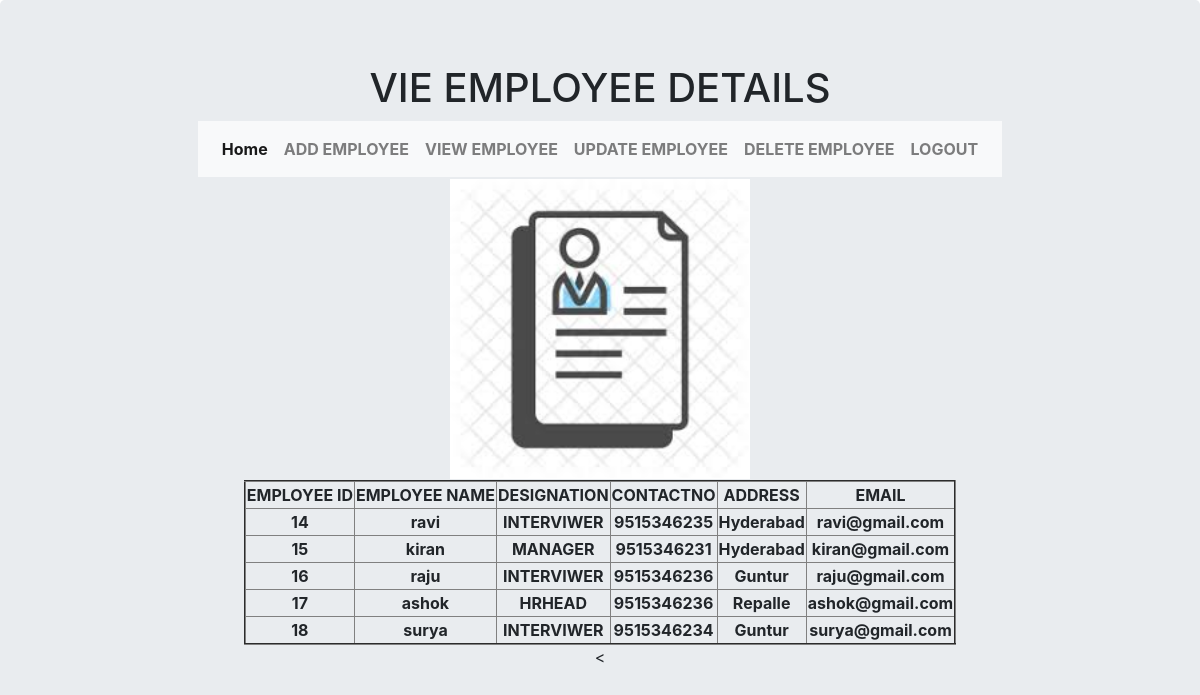
The page /view_employee_details/ on the database its author committed.
### Hradmin/models.py (models this page shows)
class AddEmployeeModel(models.Model):
    des =(
        ('MANAGER','MANAGER'),
        ('HRHEAD','HRHEAD'),
        ('INTERVIWER','INTERVIWER'),
        ('EMPLOYEE','EMPLOYEE')
    )
    EMPLOYEENAME =  models.CharField(max_length=30, unique=True)
    PASSWORD     =  models.CharField(max_length=30)
    DESIGNATION  =  models.CharField(max_length=30,choices=des)
    ADDRESS      =  models.CharField(max_length=50)
    CONTACTNO    =  models.IntegerField()
    EMAIL        =  models.EmailField()

### Hradmin/views.py (the view)
# urls.py: path('view_employee_details/',views.ViewEmployeeDetails.as_view(),name="view_employee_details"),
class ViewEmployeeDetails(View):
    def get(self,request):
     qs=AddEmployeeModel.objects.all()
     return render(request,"HRadmin/view_employee_details.html",{"data":qs})

### templates/HRadmin/view_employee_details.html (shortened to what this page needs)
{% load static %}
<!doctype html>
<html lang="en">
  <head>
    <link rel="stylesheet" href="https://stackpath.bootstrapcdn.com/bootstrap/4.4.1/css/bootstrap.min.css">
  </head>
  <body>
       <div class="jumbotron text-center">
           <h1 >VIE EMPLOYEE DETAILS</h1>
         <table align="center" border="0">
        <tr><th>
            <nav class="navbar navbar-expand-sm bg-light navbar-light">
                <ul class="navbar-nav">
                       <li class="nav-item active">
                           <a class="nav-link" href="{% url 'index' %}">Home</a>
                       </li>
                       <li class="nav-item">
                           <a class="nav-link" href="{% url 'add_employee_page' %}">ADD EMPLOYEE</a>
                       </li>
                      <li class="nav-item">
                            <a class="nav-link" href="{% url 'view_employee_details' %}">VIEW EMPLOYEE</a>
                      </li>
                      <li class="nav-item">
                            <a class="nav-link" href="{% url 'update' %}">UPDATE EMPLOYEE</a>
                      </li>
                      <li class="nav-item">
                            <a class="nav-link" href="{%  url 'delete' %}">DELETE EMPLOYEE</a>
                      </li>
                     <li class="nav-item">
                            <a class="nav-link" href="{% url 'admin_login_page' %}">LOGOUT</a>
                      </li>
                </ul>
            </nav>
         </th>
    </tr>
        {% block common %}
    <tr>
         <th style="text-align: center">
             <img src="{% static 'images/image66.jpg' %} " style="text-align: center;background: lightcyan" width="300" height="300">
         </th>
    </tr>
{% endblock %}
<table align="center" border="2">
  <tr>
               <th>EMPLOYEE ID</th>
               <th>EMPLOYEE NAME</th>
               <th> DESIGNATION</th>
               <th> CONTACTNO</th>
               <th>ADDRESS</th>
               <th> EMAIL</th>
  </tr>
    {% for x in data %}
        <tr>
            <th>{{ x.id }}</th>
            <th>{{ x.EMPLOYEENAME}}</th>
            <th>{{ x.DESIGNATION}}</th>
            <th>{{ x.CONTACTNO}}</th>
            <th>{{ x.ADDRESS}}</th>
            <th>{{ x.EMAIL}}</th>
        </tr>
    {% endfor %}
</table>
    <
</table>
  </div>
  </body>
</html>

### rows shown on the page
AddEmployeeModel: id "14", EMPLOYEENAME "ravi", DESIGNATION "INTERVIWER", CONTACTNO "9515346235", ADDRESS "Hyderabad", EMAIL "ravi@gmail.com"
AddEmployeeModel: id "15", EMPLOYEENAME "kiran", DESIGNATION "MANAGER", CONTACTNO "9515346231", ADDRESS "Hyderabad", EMAIL "kiran@gmail.com"
AddEmployeeModel: id "16", EMPLOYEENAME "raju", DESIGNATION "INTERVIWER", CONTACTNO "9515346236", ADDRESS "Guntur", EMAIL "raju@gmail.com"
AddEmployeeModel: id "17", EMPLOYEENAME "ashok", DESIGNATION "HRHEAD", CONTACTNO "9515346236", ADDRESS "Repalle", EMAIL "ashok@gmail.com"
AddEmployeeModel: id "18", EMPLOYEENAME "surya", DESIGNATION "INTERVIWER", CONTACTNO "9515346234", ADDRESS "Guntur", EMAIL "surya@gmail.com"
